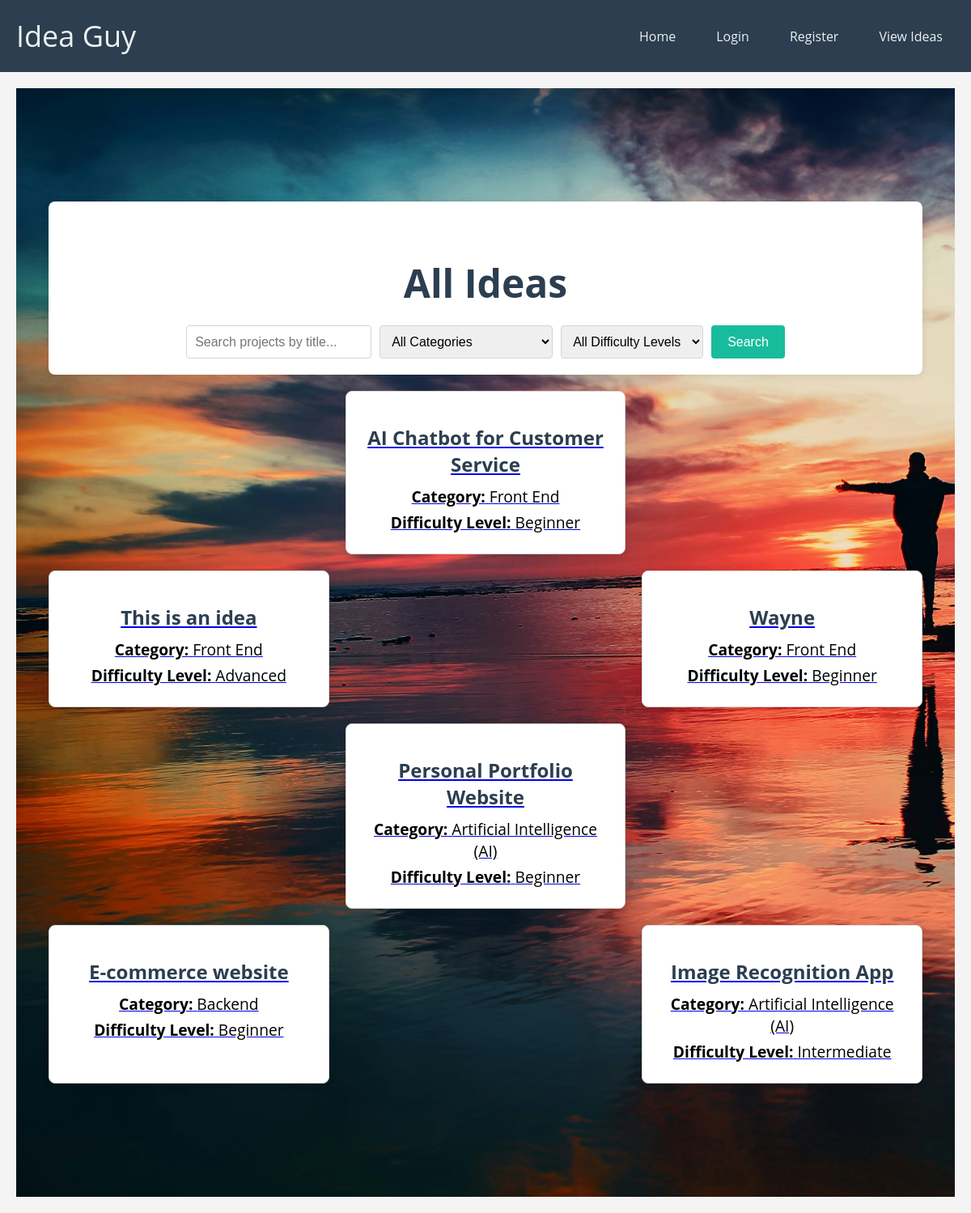
Page /all_ideas on the earlier database version.
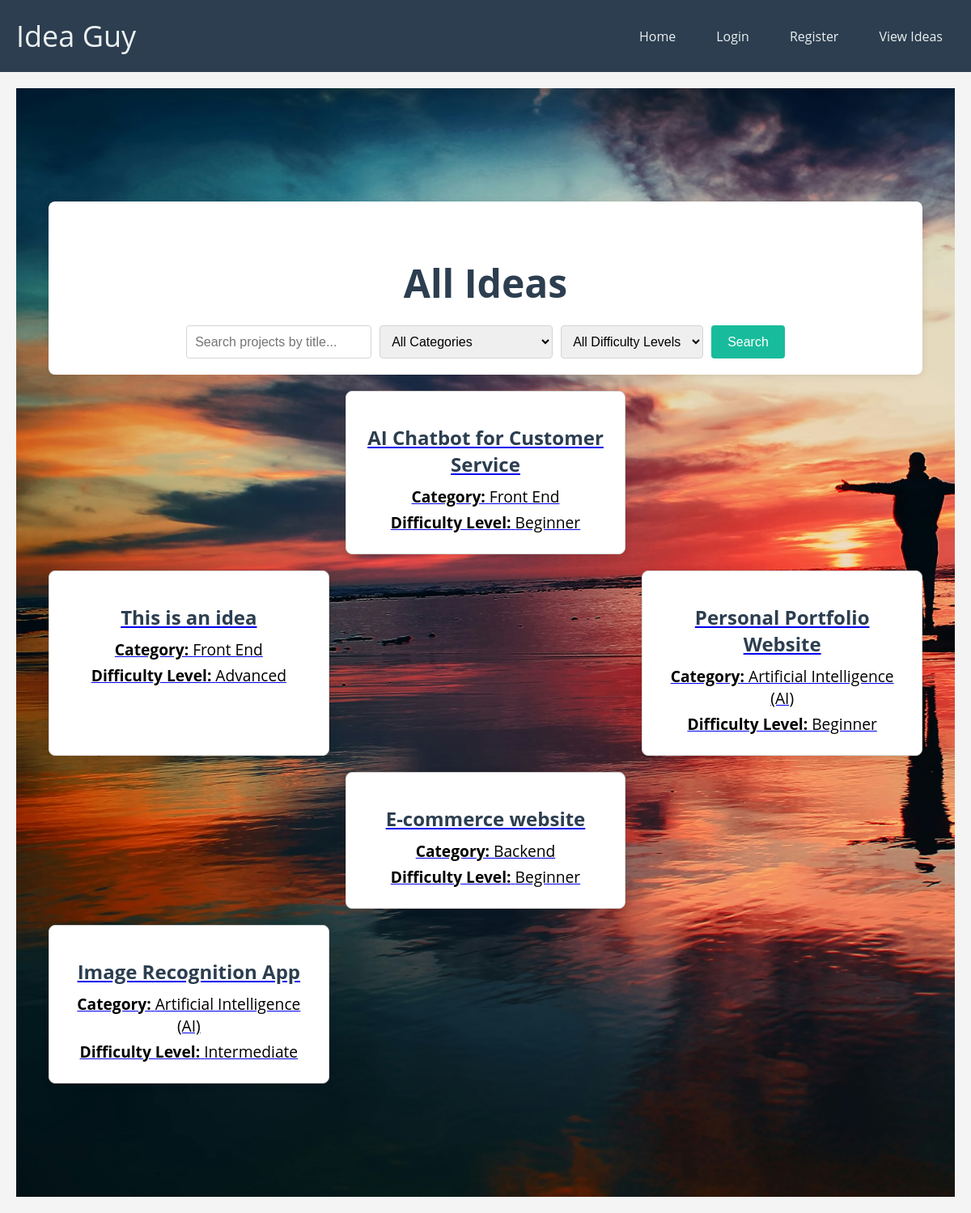
Same page on the later database version.
### the_idea/models.py (models this page shows, shortened)
class Projects(db.Model):
    project_id = db.Column(db.String(20), primary_key=True)
    title = db.Column(db.String(80), nullable=False)
    difficulty_level = db.Column(db.String(50), nullable=False)
    category = db.Column(db.String(50), nullable=False)
    description = db.Column(db.Text, nullable=False)
    category_id = db.Column(db.Integer, db.ForeignKey('categories.category_id'), nullable=False)
    user_id = db.Column(db.String(20), db.ForeignKey('users.id'), nullable=False)
    created_at = db.Column(db.DateTime, default=db.func.current_timestamp())
    updated_at = db.Column(db.DateTime, default=db.func.current_timestamp())

### the_idea/routes.py (the view, shortened to what this page needs)
@app.route('/all_ideas', methods = ['GET', 'POST'])
def all_ideas():
    projects = Projects.query.all()
    categories = Categories.query.all()
    form = SearchForm()
    return render_template('all_ideas.html', projects = projects, form = form, categories=categories, title = 'All Ideas')

### the_idea/forms.py
class SearchForm(FlaskForm):
    search_bar = StringField('Search')
    category_filter = SelectField('Category', choices=[('All Categories','All Categories')] + [(category.category_id, category.category_name) for category in Categories.query.all()], validators=[DataRequired()])
    difficulty_filter = SelectField('Difficulty Level', choices=[('All Difficulty Levels','All Difficulty Levels'), ('Beginner', 'Beginner'), ('Intermediate', 'Intermediate'), ('Advanced', 'Advanced')], validators=[DataRequired()])
    submit = SubmitField('Search')

### the_idea/templates/all_ideas.html (shortened to what this page needs)
{% extends "layout.html" %}
{% block content %}
<head>
    <link rel="stylesheet" href="{{ url_for('static', filename='css/all_ideas.css') }}">
</head>
<main>
    <section class="search-container">
        <h1>{{ title }}</h1>
        <form method="POST" action="{{ url_for('all_ideas') }}">
            <div class="search-filters">
                {{ form.search_bar(class="form-control", id="search-bar", placeholder="Search projects by title...") }}
                {{ form.category_filter(class="form-control", id="category-filter") }}
                {{ form.difficulty_filter(class="form-control", id="difficulty-filter") }}
                {{ form.submit(class="btn", id="search-button") }}
            </div>
        </form>
    </section>
    <section class="projects-container">
        {% for project in projects %}
        <a href="url_for('view_description, project_id = project.project_id')">
        <article class="project-card">
            <h2>{{ project.title }}</h2>
            <p><strong>Category:</strong> {{ project.category }}</p>
            <p><strong>Difficulty Level:</strong> {{ project.difficulty_level }}</p>
        </a>
        {% endfor %}
    </section>
</main>
{% endblock %}

### the_idea/templates/layout.html (shortened to what this page needs)
<!DOCTYPE html>
<html lang="en">
<head>
    <link rel="stylesheet" href="https://cdnjs.cloudflare.com/ajax/libs/font-awesome/6.0.0-beta3/css/all.min.css">
    <link rel="stylesheet" href="{{ url_for('static', filename='css/home.css') }}">
</head>
<body>
    <header>
        <nav>
            <div class="logo"><a href="{{ url_for('home') }}">Idea Guy</a></div>
            <ul id="menu">
                {% if current_user.is_authenticated %}
                    <li><a href="{{ url_for('home') }}" class="{{ 'active' if request.endpoint == 'home' else '' }}">Home</a></li>
                    <li><a href="{{url_for('account')}}" class="{{'active' if request.endpint == 'account' else ''}}">account</a></li>
                    <li><a href="{{ url_for('logout') }}" class="{{ 'active' if request.endpoint == 'logout' else '' }}">Logout</a></li>
                {% else %}
                    <li><a href="{{ url_for('home') }}" class="{{ 'active' if request.endpoint == 'home' else '' }}">Home</a></li>
                    <li><a href="{{ url_for('login') }}" class="{{ 'active' if request.endpoint == 'login' else '' }}">Login</a></li>
                    <li><a href="{{ url_for('register') }}" class="{{ 'active' if request.endpoint == 'register' else '' }}">Register</a></li>
                {% endif %}
                <li><a href="{{url_for('all_ideas')}}" class="{{ 'active' if request.path == '/view-ideas' else '' }}">View Ideas</a></li>
            </ul>
        </nav>
    </header>
    <main>
        <section class="hero">
            {% block content %}{% endblock %}
        </section>
    </main>
</body>
</html>

### the_idea/static/css/home.css (style rules this page uses)
body { font-family: Arial, sans-serif; margin: 0; background-color: #ECF0F1; color: #2C3E50; margin-top: auto; }
header { background-color: #2C3E50; padding: 20px 0; }
nav { display: flex; justify-content: space-between; align-items: center; max-width: 1200px; margin: 0 auto; padding: 0 20px; }
.logo a { font-size: 1.5em; color: #ECF0F1; text-decoration: none; }
nav ul { list-style: none; display: flex; gap: 20px; margin: 0; padding: 0; }
nav ul li a { color: #ECF0F1; text-decoration: none; padding: 10px 15px; border-radius: 5px; transition: background-color 0.3s; }
.hero { text-align: center; padding: 100px 20px; background-color: #18BC9C; background-image: url('../images/mohamed-nohassi-odxB5oIG_iA-unsplash.jpg'); background-size: cover; background-position: left; background-repeat: no-repeat; color: #ECF0F1; animation: fadeIn 2s ease-in-out; }
.hero h1 { font-size: 3em; margin-bottom: 10px; animation: slideInLeft 1s ease-in-out; }
.hero p { font-size: 1.2em; margin-bottom: 20px; animation: slideInRight 1s ease-in-out; }
.btn { background-color: #18BC9C; color: #ECF0F1; padding: 15px 30px; text-decoration: none; border-radius: 5px; font-size: 1.2em; transition: background-color 0.3s; animation: zoomIn 1.5s ease-in-out; }

### the_idea/static/css/all_ideas.css (style rules this page uses)
body { font-family: 'Open Sans', sans-serif; margin: 0; background-color: #F4F4F4; color: #333; }
header { background-color: #2C3E50; padding: 20px 0; }
nav { display: flex; justify-content: space-between; align-items: center; max-width: 1200px; margin: 0 auto; padding: 0 20px; }
.logo { font-size: 1.5em; color: #ECF0F1; }
nav ul { list-style: none; display: flex; gap: 20px; }
nav ul li a { color: #ECF0F1; text-decoration: none; padding: 10px 15px; border-radius: 5px; transition: background-color 0.3s; }
main { padding: 20px; }
.search-container { max-width: 1200px; margin: 20px auto; background-color: #FFFFFF; border-radius: 8px; box-shadow: 0 2px 10px rgba(0, 0, 0, 0.1); padding: 20px; text-align: center; }
.search-container h1 { margin-bottom: 20px; color: #2C3E50; }
.search-filters { display: flex; flex-wrap: wrap; justify-content: center; gap: 10px; }
.search-filters input, .search-filters select { padding: 10px; border: 1px solid #D5D5D5; border-radius: 4px; font-size: 1em; }
#search-button { padding: 10px 20px; background-color: #18BC9C; color: #FFFFFF; border: none; border-radius: 4px; cursor: pointer; transition: background-color 0.3s; }
.projects-container { max-width: 1200px; margin: 20px auto; display: grid; grid-template-columns: repeat(auto-fill, minmax(300px, 1fr)); gap: 20px; }
.project-card { background-color: #FFFFFF; border: 1px solid #D5D5D5; border-radius: 8px; box-shadow: 0 2px 10px rgba(0, 0, 0, 0.1); padding: 20px; }
.project-card h2 { font-size: 1.5em; color: #2C3E50; margin-bottom: 10px; }
.project-card p { margin: 5px 0; color: black; }

Differences in the rows shown:
removed Projects: title "Wayne", category "Front End", difficulty_level "Beginner"
